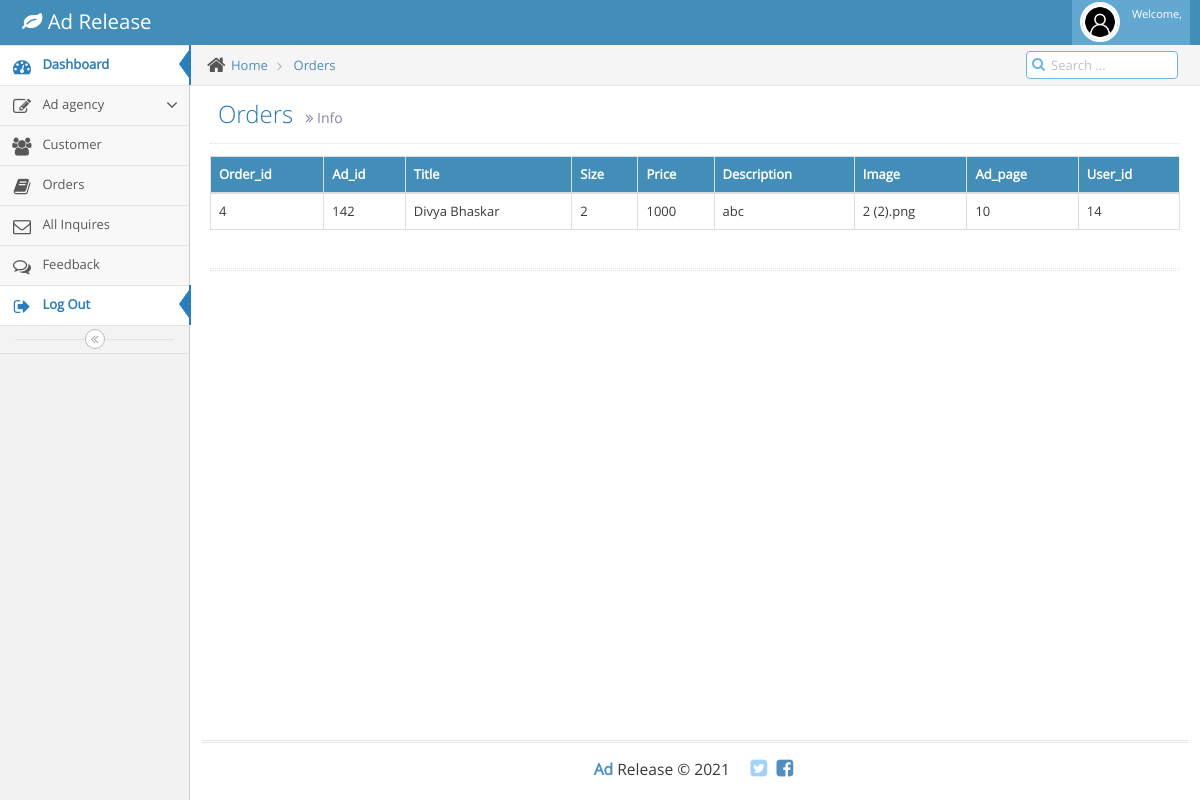
The page /admin/orders.php on the database its author committed.
### tables this page shows
CREATE TABLE `orders` (
  `order_id` int(11) NOT NULL,
  `Ad_id` int(11) NOT NULL,
  `Title` varchar(100) NOT NULL,
  `Size` varchar(30) NOT NULL,
  `Price` float NOT NULL,
  `ad_page` varchar(30) NOT NULL,
  `user_id` int(11) NOT NULL,
  `description` text NOT NULL,
  `filename` varchar(255) NOT NULL,
  `Agency_id` int(11) NOT NULL,
  `order_date` date NOT NULL,
  `papper_date` date NOT NULL
);

### admin/orders.php (the view, shortened to what this page needs)
<?php
include 'connection.php';
$result = $con->query("select * from orders");
?>
<!DOCTYPE html>
<html lang="en">
	<head>
		<link rel="stylesheet" href="assets/css/bootstrap.min.css" />
		<link rel="stylesheet" href="assets/font-awesome/4.5.0/css/font-awesome.min.css" />
		<link rel="stylesheet" href="assets/css/ace.min.css" class="ace-main-stylesheet" id="main-ace-style" />
		<link rel="stylesheet" href="assets/css/ace-skins.min.css" />
		<link rel="stylesheet" href="assets/css/ace-rtl.min.css" />
	</head>
	<body class="no-skin">
		<?php include 'common/header.php';?>
		<div class="main-container ace-save-state" id="main-container">
			<?php include 'common/sidebar.php';?>
			<div class="main-content">
				<div class="main-content-inner">
					<div class="breadcrumbs ace-save-state" id="breadcrumbs">
						<ul class="breadcrumb">
							<li>
								<i class="ace-icon fa fa-home home-icon"></i>
								<a href="dashboard.php">Home</a>
							</li>
							<li>
								<a href="orders.php">Orders</a>
							</li>
						</ul>
						<div class="nav-search" id="nav-search">
							<form class="form-search">
								<span class="input-icon">
									<input type="text" placeholder="Search ..." class="nav-search-input" id="nav-search-input" autocomplete="off" />
									<i class="ace-icon fa fa-search nav-search-icon"></i>
								</span>
							</form>
						</div>
					</div>
					<div class="page-content">
						<div class="page-header">
							<h1>
								Orders
								<small>
									<i class="ace-icon fa fa-angle-double-right"></i>
									Info
								</small>
							</h1>
						</div>
						<div class="row">
							<div class="col-xs-12">
								<div class="row">
									<div class="col-xs-12">
										<table id="simple-table" class="table  table-bordered table-hover">
											<thead>
												<tr>
													<th>Order_id</th>
													<th>Ad_id</th>
													<th>Title</th>
													<th>Size</th>
													<th>Price</th>
													<th>Description</th>
													<th>Image</th>
													<th>Ad_page</th>
													<th>User_id</th>
												</tr>
											</thead>
											<tbody>
											<?php
												while ($row = $result->fetch_object())
											    {
													?>
														<tr>
															<td><?php echo $row->order_id;?></td>
															<td><?php echo $row->Ad_id;?></td>
															<td><?php echo $row->Title;?></td>
															<td><?php echo $row->Size;?></td>
															<td><?php echo $row->Price;?></td>
															<td><?php echo $row->description;?></td>
															<td><?php echo $row->filename;?></td>
															<td><?php echo $row->ad_page;?></td>
															<td><?php echo $row->user_id;?></td>
														</tr>
													<?php
												}
											?>
											</tbody>
										</table>
									</div>
								</div>
								<div class="hr hr-18 dotted hr-double"></div>
							</div>
						</div>
					</div>
				</div>
			</div>
			<?php include 'common/footer.php';?>
		</div>
	</body>
</html>

### admin/orders.php (style rules this page uses)
th { background-color:#438EB9; color: white; }

### rows shown on the page
orders: order_id "4", Ad "142", Title "Divya Bhaskar", Size "2", Price "1000", description "abc", filename "2 (2).png", ad_page "10", user "14"
